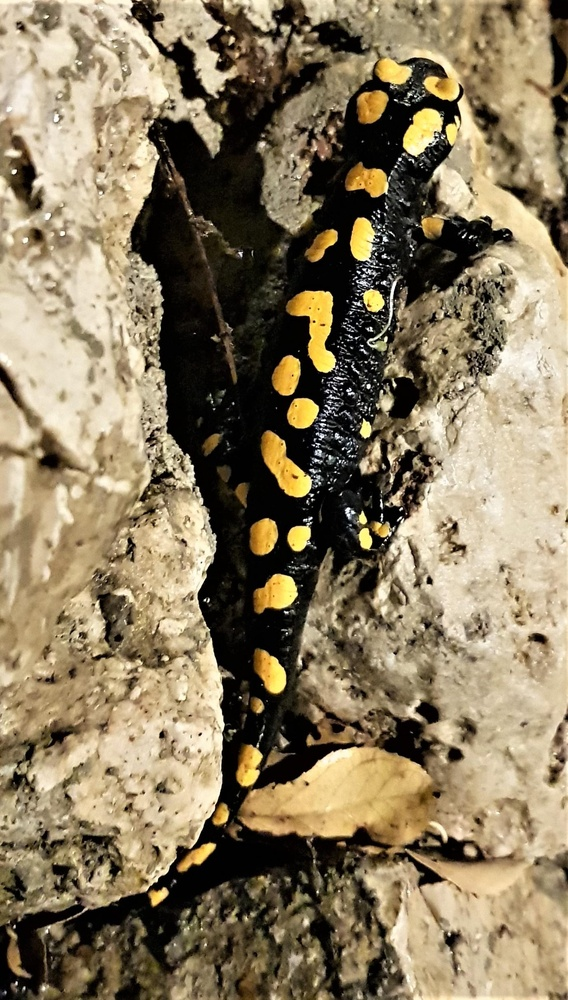
#> input picture backend/app/image.jpeg, 568 x 1000 px, shrunk from 1378 x 2424 before the run
$ python -i test_opencv.py   (imports and definitions only)
#> lines starting #> are read from the running program, lines starting #| are printed output that depends on the picture; after the words box and inside, x2 and y2 are one past the last pixel; in counts of white or black regions, pixels touching at a corner belong together
import argparse
import cv2
import os
from pathlib import Path

CWD = Path.cwd()
INPUT = CWD.stem
OUTPUT = f'{INPUT}_out'
OUTPUT_DIR = CWD.parent / OUTPUT


def arg_parse():
    # Set up command line argument parser
    parser = argparse.ArgumentParser(description='test openCV image manipulation')
    parser.add_argument('--glare', action='store_true', help='flag to indicate glare reduction')
    parser.add_argument('-i', '--input', type=Path, default=CWD, help='path to input image directory')
    parser.add_argument('-o', '--output', type=Path, default=OUTPUT_DIR, help='path to output image directory')
    parser.add_argument('--image_dir', type=str, default="", help="")
    return parser.parse_args()

def reduce_glare(input_path, output_path):
    # Load the input image
#> called with input_path = 'image.jpeg', output_path = 'out.png'
    img = cv2.imread(input_path)
#> img is the input picture: shape (1000, 568, 3); mean B, G, R 95.2, 123, 137.7

    # Convert the image to grayscale
    gray = cv2.cvtColor(img, cv2.COLOR_BGR2GRAY)
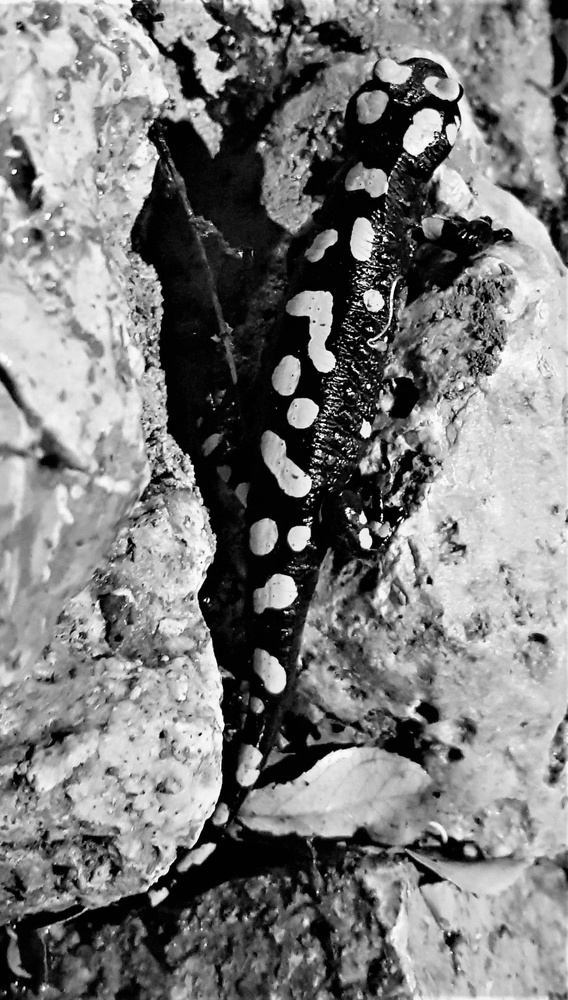
#> gray: shape (1000, 568); min 0, max 255, mean 124.3

    # Apply a Gaussian blur to the grayscale image
    blurred = cv2.GaussianBlur(gray, (11, 11), 0)
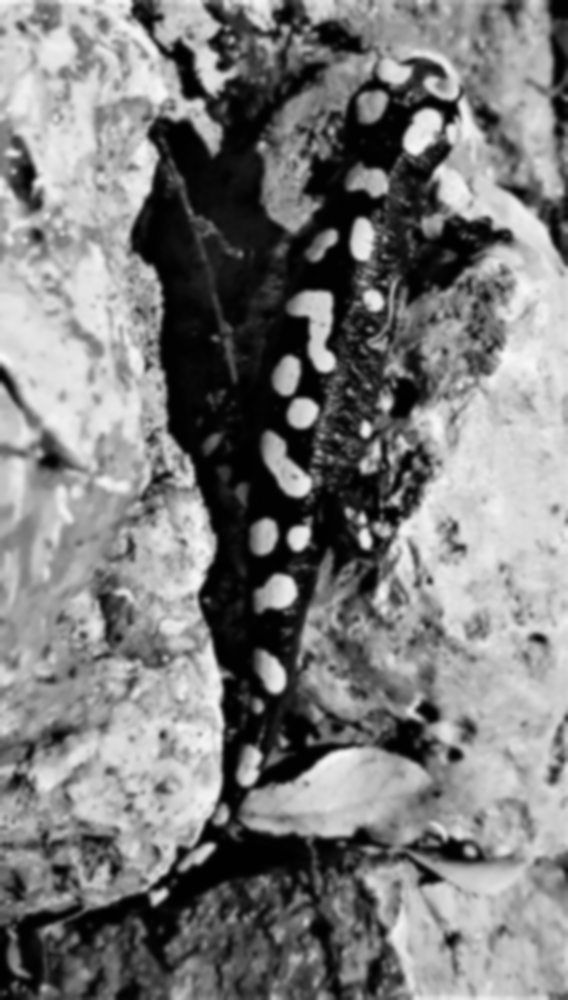
#> blurred: shape (1000, 568); min 1, max 248, mean 124.2

    # Apply adaptive thresholding to the blurred image
    thresh = cv2.adaptiveThreshold(blurred, 255, cv2.ADAPTIVE_THRESH_GAUSSIAN_C, cv2.THRESH_BINARY_INV, 11, 2)
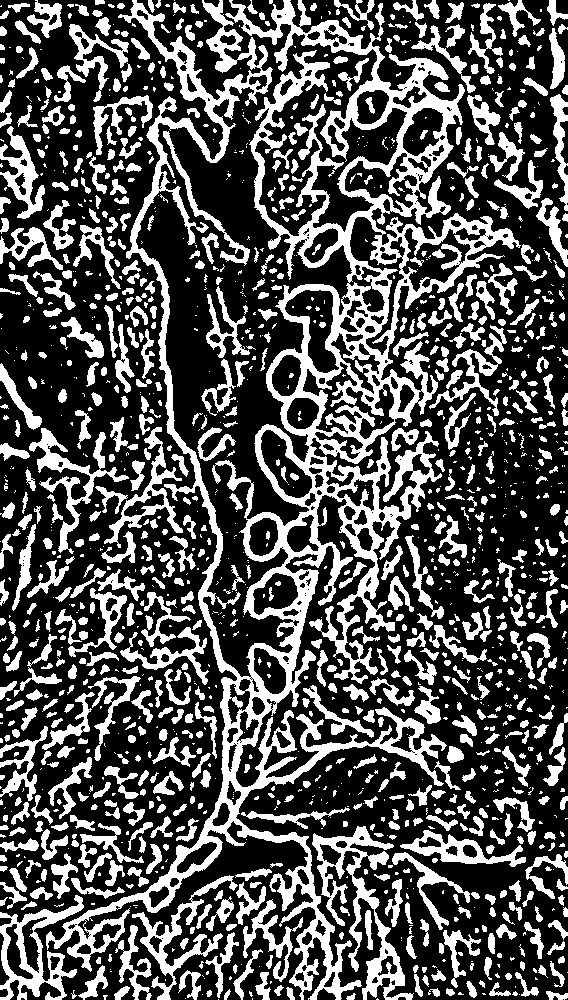
#> thresh: shape (1000, 568); 32.7% white; 1535 white regions (714 under 20 px), largest, box (x1, y1, x2, y2) and area: (46, 0, 521, 1000) 69302, (312, 826, 414, 1000) 4265, (0, 895, 84, 1000) 2860

    # Invert the thresholded image
    thresh = cv2.bitwise_not(thresh)

    # Perform morphological opening to remove small objects
    kernel = cv2.getStructuringElement(cv2.MORPH_RECT, (3,3))
    opening = cv2.morphologyEx(thresh, cv2.MORPH_OPEN, kernel, iterations=1)
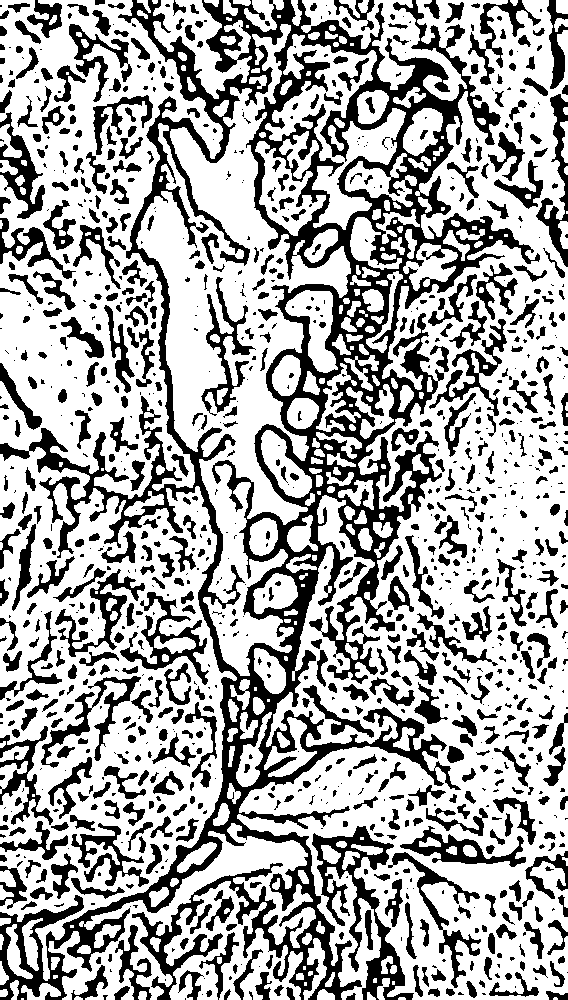
#> opening: shape (1000, 568); 66.3% white; 1120 black regions (497 under 20 px), largest, box (x1, y1, x2, y2) and area: (0, 0, 540, 1000) 90721, (312, 826, 414, 1000) 4440, (120, 592, 209, 685) 2043

    # Perform morphological closing to fill in gaps
    kernel = cv2.getStructuringElement(cv2.MORPH_RECT, (5,5))
    closing = cv2.morphologyEx(opening, cv2.MORPH_CLOSE, kernel, iterations=3)
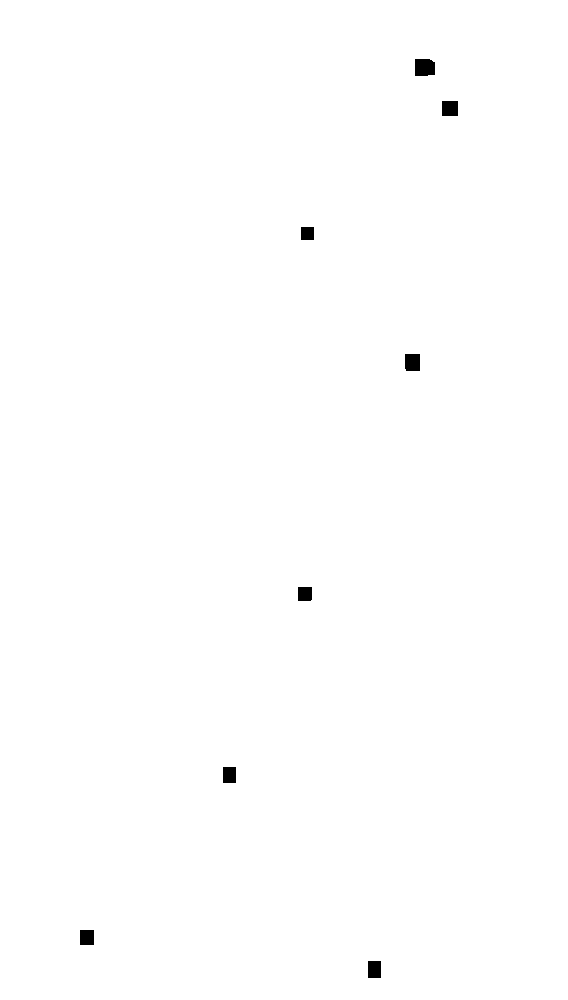
#> closing: shape (1000, 568); 99.7% white; 8 black regions, largest, box (x1, y1, x2, y2) and area: (415, 59, 435, 76) 323, (405, 354, 420, 371) 253, (442, 101, 458, 116) 240

    # Apply the closing as a mask to the original image
    result = cv2.bitwise_and(img, img, mask=closing)

    # Save the result
    cv2.imwrite(output_path, result)

def main():
    args = arg_parse()
    print(args)


# [2 lines not run here, left out]

>>> result = reduce_glare('image.jpeg', 'out.png')
